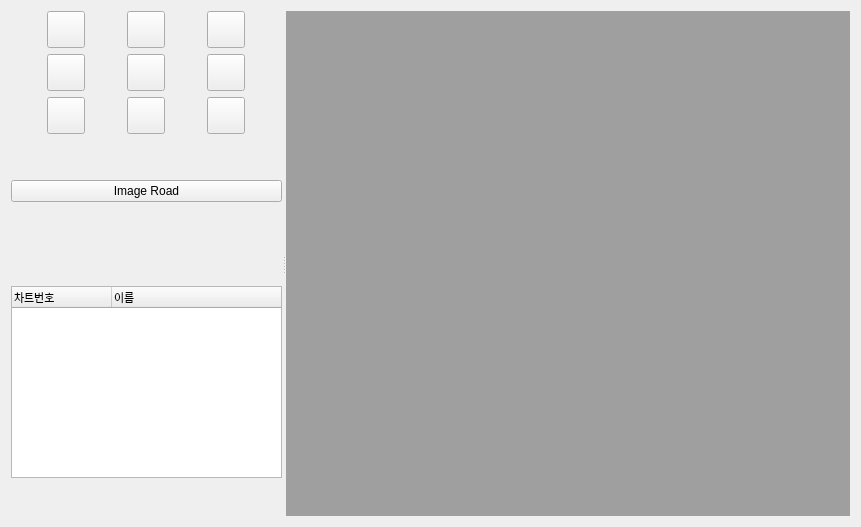
<?xml version="1.0" encoding="UTF-8"?>
<ui version="4.0">
 <class>ImageManagementForm</class>
 <widget class="QWidget" name="ImageManagementForm">
  <property name="geometry">
   <rect>
    <x>0</x>
    <y>0</y>
    <width>861</width>
    <height>527</height>
   </rect>
  </property>
  <property name="windowTitle">
   <string>Form</string>
  </property>
  <layout class="QVBoxLayout" name="verticalLayout_7">
   <item>
    <widget class="QSplitter" name="splitter">
     <property name="orientation">
      <enum>Qt::Horizontal</enum>
     </property>
     <widget class="QWidget" name="layoutWidget_2">
      <layout class="QVBoxLayout" name="verticalLayout_4">
       <item>
        <layout class="QGridLayout" name="gridLayout_3">
         <item row="2" column="1">
          <widget class="QToolButton" name="horizontalToolButton_2">
           <property name="text">
            <string/>
           </property>
           <property name="iconSize">
            <size>
             <width>30</width>
             <height>30</height>
            </size>
           </property>
          </widget>
         </item>
         <item row="2" column="0">
          <widget class="QToolButton" name="verticalToolButton_2">
           <property name="text">
            <string/>
           </property>
           <property name="iconSize">
            <size>
             <width>30</width>
             <height>30</height>
            </size>
           </property>
          </widget>
         </item>
         <item row="1" column="1">
          <widget class="QToolButton" name="leftToolButton_2">
           <property name="text">
            <string/>
           </property>
           <property name="iconSize">
            <size>
             <width>30</width>
             <height>30</height>
            </size>
           </property>
          </widget>
         </item>
         <item row="2" column="2">
          <widget class="QToolButton" name="toolButton_10">
           <property name="text">
            <string/>
           </property>
           <property name="iconSize">
            <size>
             <width>30</width>
             <height>30</height>
            </size>
           </property>
          </widget>
         </item>
         <item row="0" column="1">
          <widget class="QToolButton" name="zoomOutToolButton_2">
           <property name="text">
            <string/>
           </property>
           <property name="iconSize">
            <size>
             <width>30</width>
             <height>30</height>
            </size>
           </property>
          </widget>
         </item>
         <item row="1" column="0">
          <widget class="QToolButton" name="rightToolButton_2">
           <property name="text">
            <string/>
           </property>
           <property name="iconSize">
            <size>
             <width>30</width>
             <height>30</height>
            </size>
           </property>
          </widget>
         </item>
         <item row="1" column="2">
          <widget class="QToolButton" name="morphingToolButton_2">
           <property name="text">
            <string/>
           </property>
           <property name="iconSize">
            <size>
             <width>30</width>
             <height>30</height>
            </size>
           </property>
          </widget>
         </item>
         <item row="0" column="2">
          <widget class="QToolButton" name="sharpeningToolButton_2">
           <property name="text">
            <string/>
           </property>
           <property name="iconSize">
            <size>
             <width>30</width>
             <height>30</height>
            </size>
           </property>
          </widget>
         </item>
         <item row="0" column="0">
          <widget class="QToolButton" name="zoomInToolButton_2">
           <property name="text">
            <string/>
           </property>
           <property name="iconSize">
            <size>
             <width>30</width>
             <height>30</height>
            </size>
           </property>
          </widget>
         </item>
        </layout>
       </item>
       <item>
        <layout class="QVBoxLayout" name="verticalLayout_5">
         <item>
          <spacer name="verticalSpacer_5">
           <property name="orientation">
            <enum>Qt::Vertical</enum>
           </property>
           <property name="sizeHint" stdset="0">
            <size>
             <width>20</width>
             <height>18</height>
            </size>
           </property>
          </spacer>
         </item>
         <item>
          <widget class="QPushButton" name="imageRoadButton_2">
           <property name="text">
            <string>Image Road</string>
           </property>
          </widget>
         </item>
         <item>
          <spacer name="verticalSpacer_6">
           <property name="orientation">
            <enum>Qt::Vertical</enum>
           </property>
           <property name="sizeHint" stdset="0">
            <size>
             <width>20</width>
             <height>17</height>
            </size>
           </property>
          </spacer>
         </item>
        </layout>
       </item>
       <item>
        <layout class="QVBoxLayout" name="verticalLayout_6">
         <item>
          <spacer name="verticalSpacer_7">
           <property name="orientation">
            <enum>Qt::Vertical</enum>
           </property>
           <property name="sizeHint" stdset="0">
            <size>
             <width>20</width>
             <height>38</height>
            </size>
           </property>
          </spacer>
         </item>
         <item>
          <widget class="QTreeWidget" name="treeWidget_2">
           <property name="font">
            <font>
             <family>고도 M</family>
             <pointsize>8</pointsize>
            </font>
           </property>
           <column>
            <property name="text">
             <string>차트번호</string>
            </property>
           </column>
           <column>
            <property name="text">
             <string>이름</string>
            </property>
           </column>
          </widget>
         </item>
         <item>
          <spacer name="verticalSpacer_8">
           <property name="orientation">
            <enum>Qt::Vertical</enum>
           </property>
           <property name="sizeHint" stdset="0">
            <size>
             <width>20</width>
             <height>38</height>
            </size>
           </property>
          </spacer>
         </item>
        </layout>
       </item>
      </layout>
     </widget>
     <widget class="QMdiArea" name="mdiArea1">
      <property name="viewMode">
       <enum>QMdiArea::SubWindowView</enum>
      </property>
     </widget>
    </widget>
   </item>
  </layout>
 </widget>
 <resources/>
 <connections/>
</ui>
